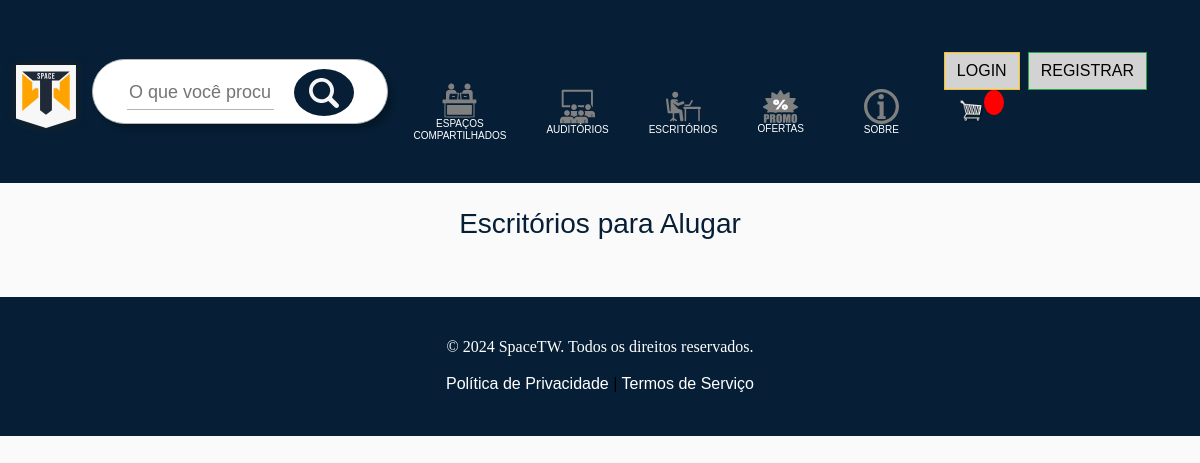
Page /office-spaces/ on the earlier database version.
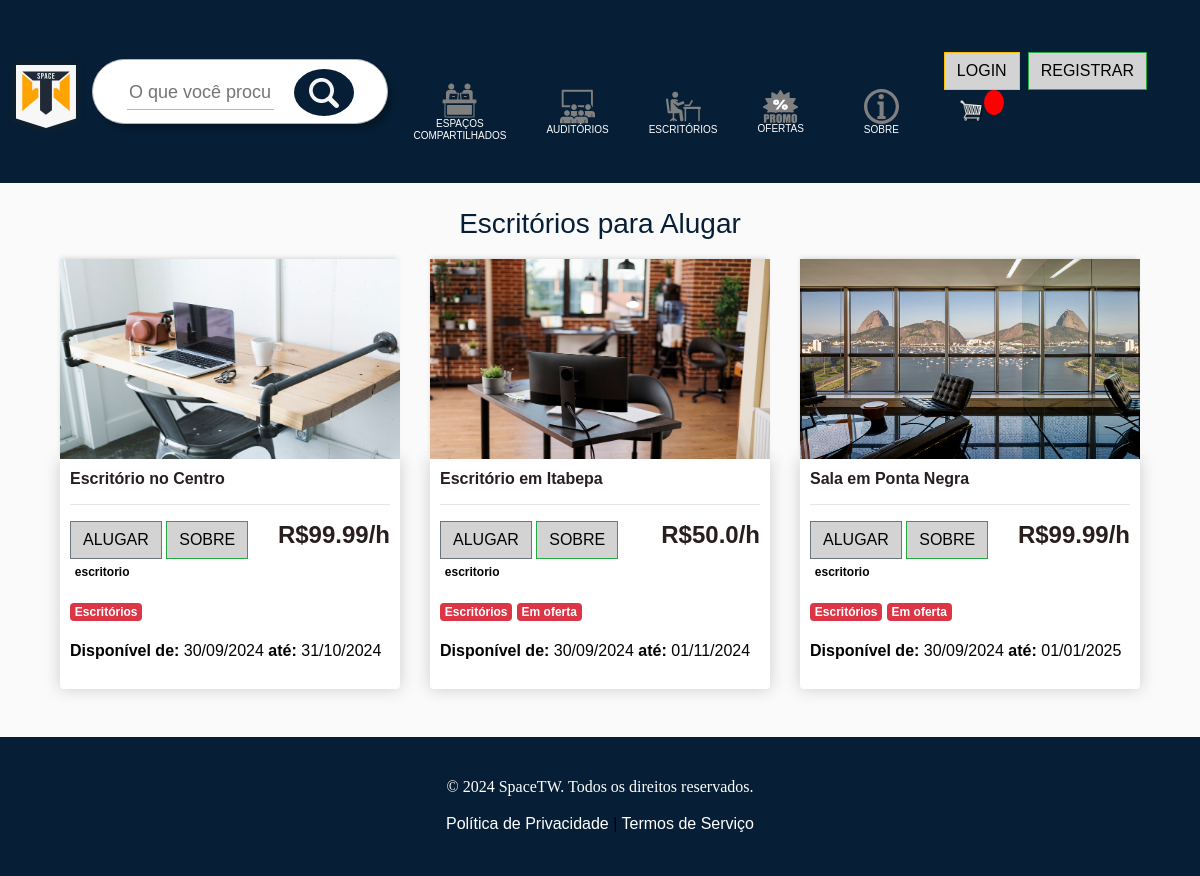
Same page on the later database version.
### store/models.py (models this page shows, shortened)
class Product(models.Model):
    name = models.CharField(max_length=200)
    price = models.FloatField()
    digital = models.BooleanField(default=False, null=True, blank=True)
    image = models.ImageField(null=True, blank=True)
    link = models.CharField(max_length=200, null=True)
    on_sale = models.BooleanField(default=False)
    is_rented = models.BooleanField(default=False)
    SPACE_TYPES = [
        ('compartilhado', 'Espaço Compartilhado'),
        ('escritorio', 'Escritório'),
        ('auditorio', 'Auditório'),
    ]
    space_type = models.CharField(max_length=20, choices=SPACE_TYPES, default='escritorio')
    features = models.CharField(max_length=255, default='Nenhuma', blank=True)
    available_from = models.DateField(null=True, blank=True)
    available_to = models.DateField(null=True, blank=True)
    @property
    def imageURL(self):
        try:
            url = self.image.url
        except:
            url = ''
        return url

### store/views.py (the view)
# urls.py: path("office-spaces/", views.office_spaces, name="office_spaces"),
def office_spaces(request):
    office_products = Product.objects.filter(
        space_type="escritorio",
        is_rented=False,
        available_from__lte=today,
        available_to__gte=today,
    )
    return render(
        request, "store/office_spaces.html", {"office_products": office_products}
    )

### store/templates/store/office_spaces.html
{% extends 'store/main.html' %}
{% load static %}
{% block content %}
<div class="container">
    <h1 class="text-center" style="font-family: Arial, sans-serif;">Escritórios para Alugar</h1>
    <div class="row">
        {% for product in office_products %}
        {% if product.available_from and product.available_to %}
        <div class="col-lg-4">
            <img class="thumbnail" src="{{ product.imageURL }}">
            <div class="box-element product">
                <h6><strong>{{ product.name }}</strong></h6>
                <hr>
                <button data-product="{{ product.id }}" data-action="add" class="btn btn-outline-secondary add-btn update-cart">Alugar</button>
                <a class="btn btn-outline-success" href="{{ product.link }}">Sobre</a>
                <h4 style="display: inline-block; float: right;"><strong>R${{ product.price }}/h</strong></h4>
                <p><span class="badge">{{ product.space_type }}</span></p>
                <p><span class="badge badge-danger">Escritórios</span>
                {% if product.on_sale %}
                <span class="badge badge-danger">Em oferta</span></p>
                {% endif %}
                <p><strong>Disponível de:</strong> {{ product.available_from|date:"d/m/Y" }} <strong>até:</strong> {{ product.available_to|date:"d/m/Y" }}</p>
            </div>
        </div>
        {% endif %}
        {% endfor %}
    </div>
</div>
{% endblock content %}

Differences in the rows shown:
now on this page (row edited): Product: imageURL (picture), name "Escritório no Centro", price "99.99", space_type "escritorio", available_from "30/09/2024", available_to "31/10/2024"
now on this page (row edited): Product: imageURL (picture), name "Escritório em Itabepa", price "50.0", space_type "escritorio", on_sale "Em oferta", available_from "30/09/2024", available_to "01/11/2024"
now on this page (row edited): Product: imageURL (picture), name "Sala em Ponta Negra", price "99.99", space_type "escritorio", on_sale "Em oferta", available_from "30/09/2024", available_to "01/01/2025"
